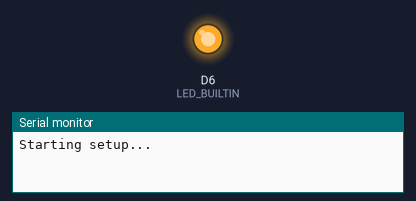
A sketch run on a simulated Arduino MKR. Shown: output pins drawn as LEDs (lit = HIGH), the last lines printed to the serial monitor.

Above: at 2.5 s.
At 13.5 s:
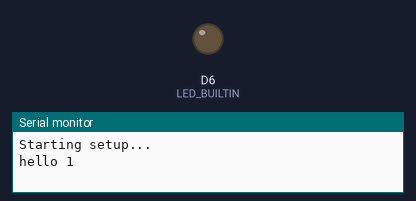
Timing chart, 0 to 29.6 s (numbered marks = the images above):
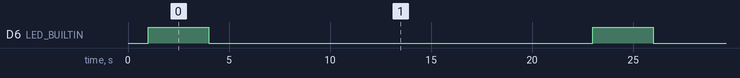

Measured:
- by itself, D6 (LED_BUILTIN): alternates HIGH for 3.0 s and LOW for 19.0 s

The sketch:

testArduinoLowPower.ino
```cpp
/*This test code evaluates the compatibility of the **ArduinoLowPower** library with
the device by implementing a counter and deep sleep functionality.
It helped in understanding the library's features, such as entering and exiting deep
sleep while preserving functionality like serial communication.*/
#include "ArduinoLowPower.h"

class count{
  private:
  static int counter;
  public:
  void printcount(){
    counter++;
    Serial.println("hello " + String(counter));
  }
};
int count::counter = 0;
void setup() {
  pinMode(LED_BUILTIN, OUTPUT);
  Serial.begin(9600);

  // Increase delay to give time for serial to connect
  delay(1000);

  Serial.println("Starting setup...");
}
count my;
void loop() {
  digitalWrite(LED_BUILTIN, HIGH);
  delay(3000);

  // Print a message before going to sleep
  my.printcount();
  Serial.flush();
  Serial.end();


  digitalWrite(LED_BUILTIN, LOW);
  delay(2000);

  // Flush serial output before entering sleep
//power sleep mode for 10000 ms (10 seconds)
  LowPower.deepSleep(15000);

Serial.begin(9600);
delay(2000);
// LED will blink once after waking up
}
```
